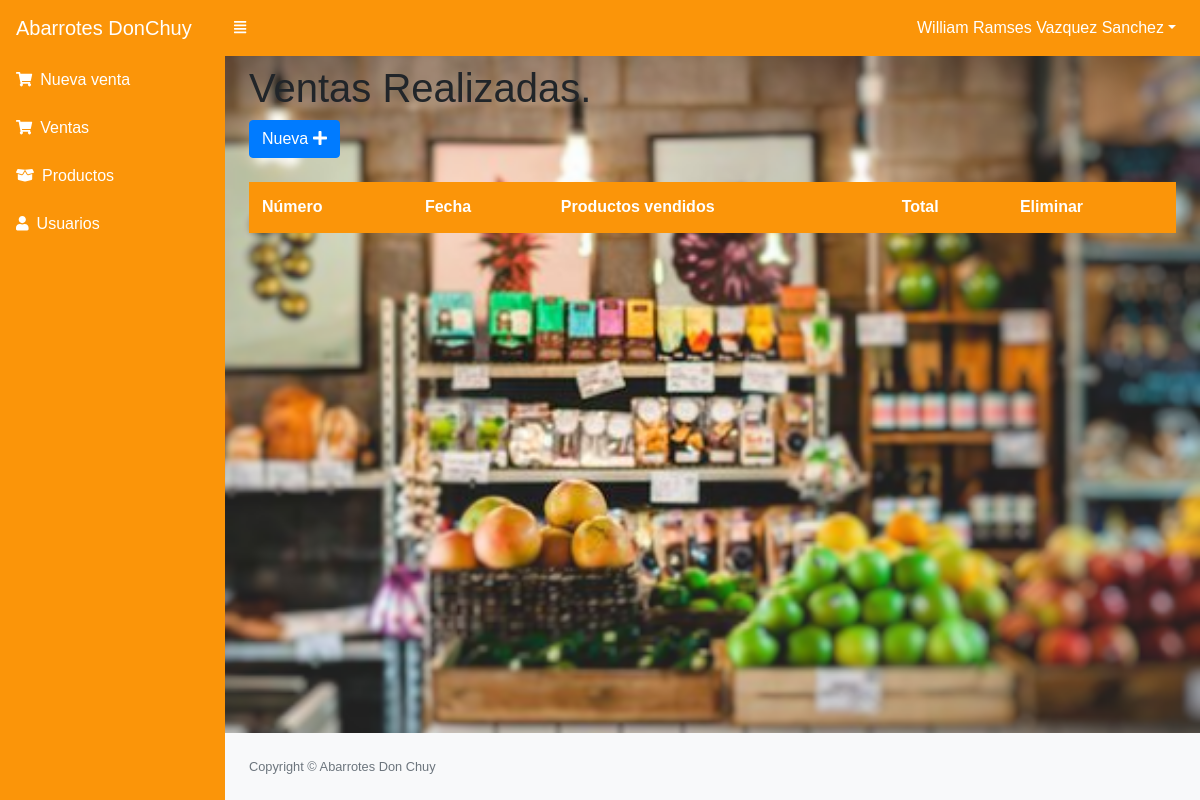
Page /src/lista_ventas.php (signed in) on the earlier database version.
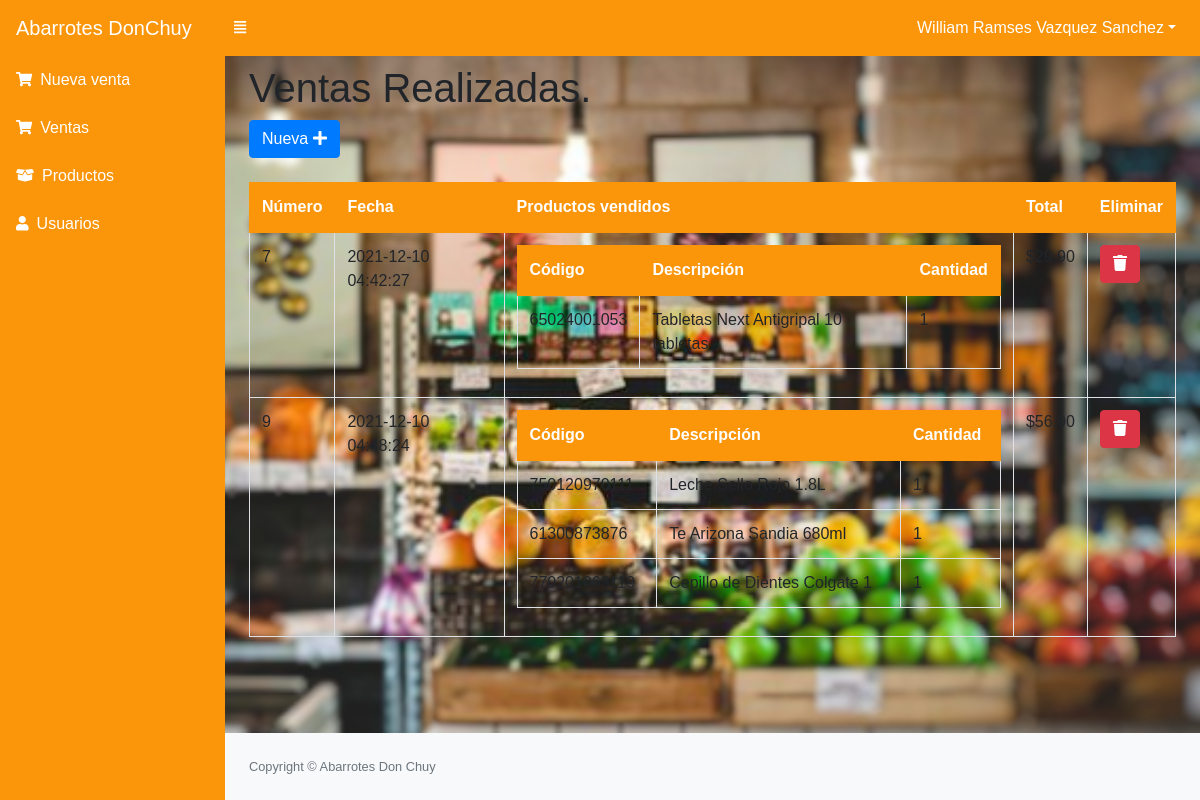
Same page on the later database version.
### tables this page shows
CREATE TABLE `ventas` (
  `id` bigint(20) UNSIGNED NOT NULL,
  `fecha` datetime NOT NULL,
  `total` decimal(7,2) DEFAULT NULL
);

### src/lista_ventas.php (the view, shortened to what this page needs)
<?php
include_once "includes/header.php";
require_once "../conexion.php";
$sentencia = $base_de_datos->query("SELECT ventas.total, ventas.fecha, ventas.id, GROUP_CONCAT(	productos.codigo, '..',  productos.descripcion, '..', productos_vendidos.cantidad SEPARATOR '__') AS productos FROM ventas INNER JOIN productos_vendidos ON productos_vendidos.id_venta = ventas.id INNER JOIN productos ON productos.id = productos_vendidos.id_producto GROUP BY ventas.id ORDER BY ventas.id;");
$ventas = $sentencia->fetchAll(PDO::FETCH_OBJ);
?>
<div class="col-xs-12">
		<h1>Ventas Realizadas.</h1>
		<div>
			<a class="btn btn-primary" href="ventas.php">Nueva <i class="fa fa-plus"></i></a>
		</div>
		<br>
		<table class="table table-striped table-bordered">
			<thead class="thead-dark">
				<tr>
					<th>Número</th>
					<th>Fecha</th>
					<th>Productos vendidos</th>
					<th>Total</th>
					<th>Eliminar</th>
				</tr>
			</thead>
			<tbody>
				<?php foreach($ventas as $venta){ ?>
				<tr>
					<td><?php echo $venta->id ?></td>
					<td><?php echo $venta->fecha ?></td>
					<td>
						<table class="table table-bordered">
							<thead class="thead-dark">
								<tr>
									<th>Código</th>
									<th>Descripción</th>
									<th>Cantidad</th>
								</tr>
							</thead>
							<tbody>
								<?php foreach(explode("__", $venta->productos) as $productosConcatenados){
								$producto = explode("..", $productosConcatenados)
								?>
								<tr>
									<td><?php echo $producto[0] ?></td>
									<td><?php echo $producto[1] ?></td>
									<td><?php echo $producto[2] ?></td>
								</tr>
								<?php } ?>
							</tbody>
						</table>
					</td>
					<td>$<?php echo $venta->total ?></td>
					<td><a class="btn btn-danger" href="<?php echo "eliminar_venta.php?id=" . $venta->id?>"><i class="fa fa-trash"></i></a></td>
				</tr>
				<?php } ?>
			</tbody>
		</table>
	</div>
<?php include_once "includes/footer.php"; ?>

Differences in the rows shown:
added ventas: id "7", fecha "2021-12-10 04:42:27", producto "65024001053", producto "Tabletas Next Antigripal 10 tabletas", producto "1", total "29.90"
added ventas: id "9", fecha "2021-12-10 04:48:24", producto "750120970111", producto "Leche Sello Rojo 1.8L", producto "1", producto "61300873876", producto "Te Arizona Sandia 680ml", producto "770201063119", producto "Cepillo de Dientes Colgate 1", total "56.90", shown under "Ventas Realizadas."
